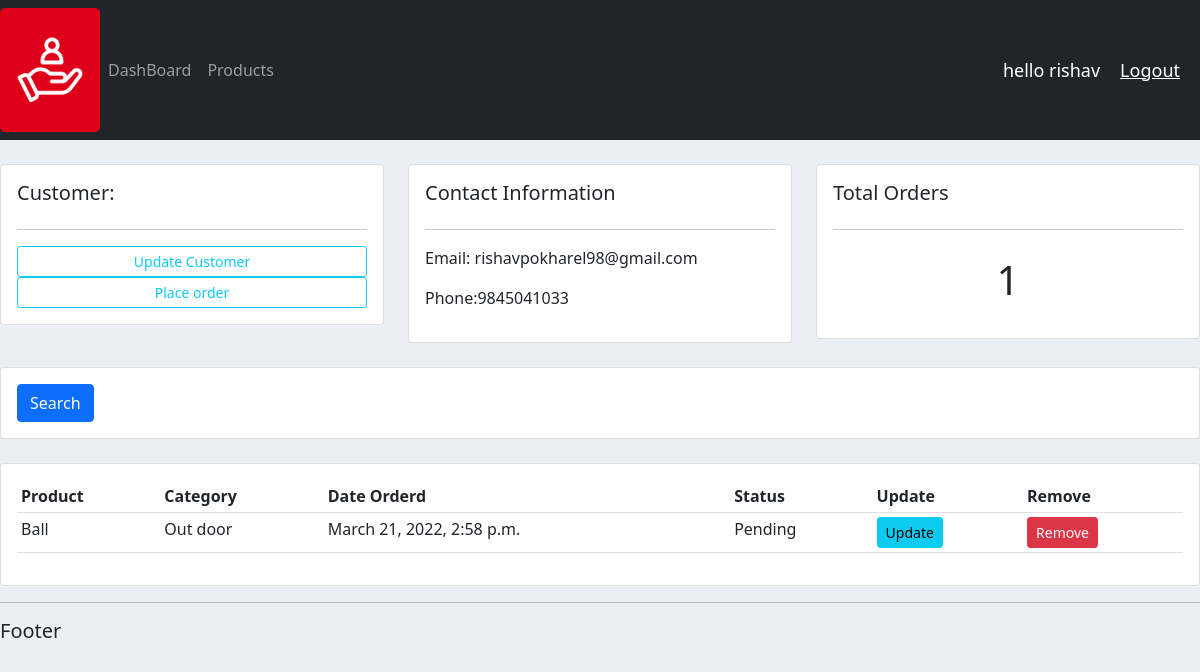
The app's page /customer/1 (signed in), older data.
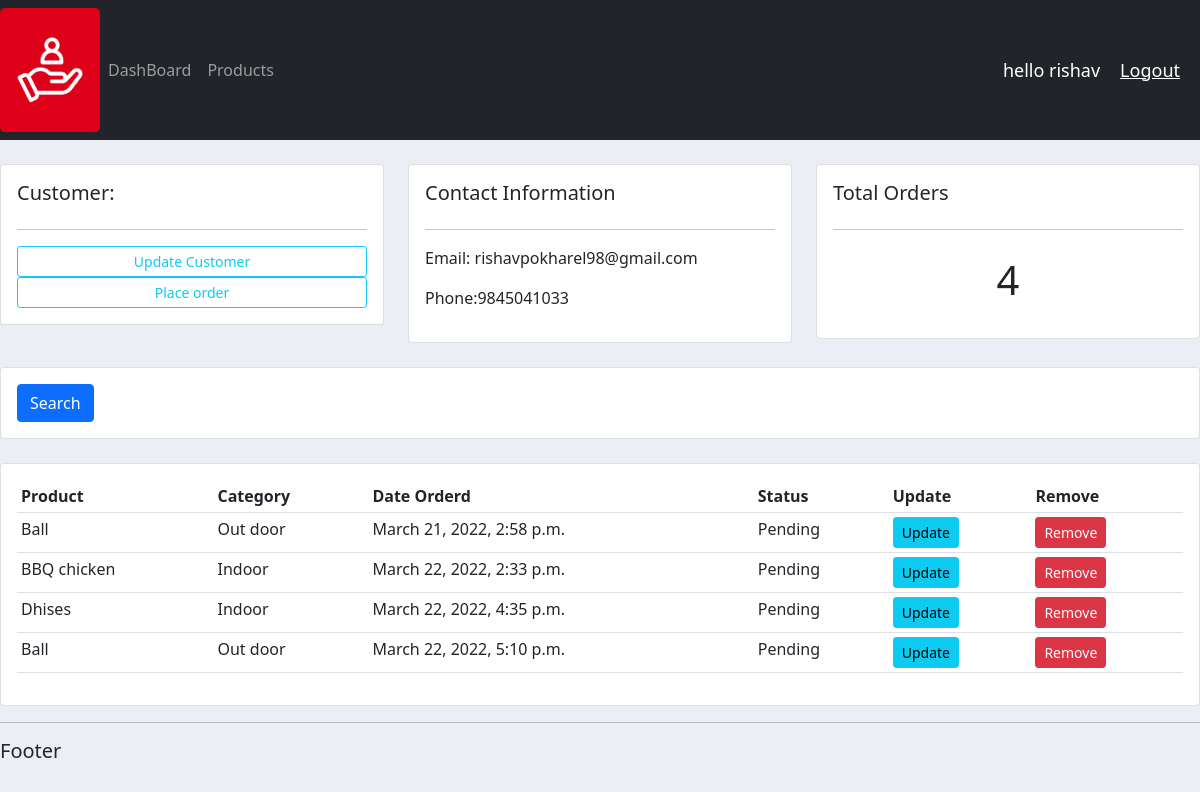
The same page, newer data.
### accounts/models.py (models this page shows, shortened)
class Order(models.Model):
    STATUS = (
        ('Pending', 'Pending'),
        ('Out for delivery', 'Out for delivery'),
        ('Delivired', 'Delivired')
    )
    customer = models.ForeignKey(Customer, null=True, on_delete=models.SET_NULL)
    product = models.ForeignKey(Product, null=True, on_delete=models.SET_NULL)
    date_created = models.DateTimeField(auto_now_add=True , null=True)
    status = models.CharField(max_length=200, null=True, choices=STATUS)

class Product(models.Model):
    CATEGORY = (
        ('Indoor', 'Indoor'),
        ('Out door', 'Out door')
    )
    name = models.CharField(max_length=200, null=True)
    price = models.FloatField(null=True)
    category = models.CharField(max_length=200, null=True, choices=CATEGORY)
    description = models.CharField(max_length=200, null=True , blank=True)
    date_created = models.DateTimeField(auto_now_add=True , null=True)
    tags=  models.ManyToManyField(Tag)
    def __str__(self):
        return self.name

### accounts/views.py (the view)
# urls.py: path('customer/<str:pk_test>', views.customer, name='customer'),
@login_required(login_url='login')
def customer(request, pk_test):
    customer = Customer.objects.get(id=pk_test)
    orders = customer.order_set.all()
    order_count = orders.count()
    context = {'customer': customer, 'orders': orders, 'order_count': order_count}
    return render(request, 'accounts/customer.html', context)

### accounts/templates/accounts/customer.html
{% extends 'accounts/main.html' %}
{% block content %}
<br>
<div class="row">
	<div class="col-md">
		<div class="card card-body">
			<h5>Customer:</h5>
			<hr>
			<a class="btn btn-outline-info  btn-sm btn-block" href="">Update Customer</a>
			<a class="btn btn-outline-info  btn-sm btn-block" href="{% url 'create_order' customer.id %}">Place order</a>
		</div>
	</div>
	<div class="col-md">
		<div class="card card-body">
			<h5>Contact Information</h5>
			<hr>
			<p>Email: {{customer.email}} </p>
			<p>Phone:{{customer.phone}} </p>
		</div>
	</div>
	<div class="col-md">
		<div class="card card-body">
			<h5>Total Orders</h5>
			<hr>
			<h1 style ="text-align: center;padding: 10px">{{order_count}}</h1>
		</div>
	</div>
</div>
<br>
<div class="row">
	<div class="col">
		<div class="card card-body">
			<form method="get">
				<button class="btn btn-primary" type="submit">Search</button>
			</form>
		</div>
	</div>
</div>
<br>
<div class="row">
	<div class="col-md">
		<div class="card card-body">
			<table class="table table-sm">
				<tr>
					<th>Product</th>
					<th>Category</th>
					<th>Date Orderd</th>
					<th>Status</th>
					<th>Update</th>
					<th>Remove</th>
				</tr>
				  {% for i in orders %}
				  <tr>
					  <td>{{i.product}}</td>
					  <td>{{i.product.category}}</td>
					  <td>{{i.date_created}}</td>
					  <td>{{i.status}}</td>
					  <td><a class="btn btn-sm btn-info" href="{% url 'update_order' i.id %}">Update</a></td>
					  <td><a class="btn btn-sm btn-danger" href="{% url 'delete_order' i.id %}">Remove</a></td>
				  </tr>
				  {% endfor %}
			</table>
		</div>
	</div>
</div>
{% endblock %}

Row changes from the older to the newer data that the page shows:
added Order: product "BBQ chicken", product.category "Indoor", date_created "March 22, 2022, 2:33 p.m.", status "Pending"
added Order: product "Dhises", product.category "Indoor", date_created "March 22, 2022, 4:35 p.m.", status "Pending"
added Order: product "Ball", product.category "Out door", date_created "March 22, 2022, 5:10 p.m.", status "Pending"
Text that changed along with them:
{{ order_count }}: "1" → "4"
